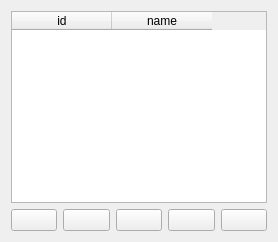
                <widget class="QWidget" name="page_data_base_gender">
                 <layout class="QGridLayout" name="gridLayout_61">
                  <item row="0" column="0">
                   <widget class="QTableWidget" name="table_gender">
                    <column>
                     <property name="text">
                      <string>id</string>
                     </property>
                    </column>
                    <column>
                     <property name="text">
                      <string>name</string>
                     </property>
                    </column>
                   </widget>
                  </item>
                  <item row="1" column="0">
                   <layout class="QHBoxLayout" name="horizontalLayout_26">
                    <item>
                     <widget class="QPushButton" name="btn_back_gender">
                      <property name="text">
                       <string/>
                      </property>
                      <property name="icon">
                       <iconset resource="../resources/res.qrc">
                        <normaloff>:/icon/icons/arrow-small-left.png</normaloff>:/icon/icons/arrow-small-left.png</iconset>
                      </property>
                      <property name="iconSize">
                       <size>
                        <width>30</width>
                        <height>50</height>
                       </size>
                      </property>
                      <property name="checkable">
                       <bool>true</bool>
                      </property>
                     </widget>
                    </item>
                    <item>
                     <widget class="QPushButton" name="btn_search_gender">
                      <property name="text">
                       <string/>
                      </property>
                      <property name="icon">
                       <iconset resource="../resources/res.qrc">
                        <normaloff>:/icon/icons/search.png</normaloff>:/icon/icons/search.png</iconset>
                      </property>
                      <property name="iconSize">
                       <size>
                        <width>30</width>
                        <height>50</height>
                       </size>
                      </property>
                     </widget>
                    </item>
                    <item>
                     <widget class="QPushButton" name="btn_edit_gender">
                      <property name="text">
                       <string/>
                      </property>
                      <property name="icon">
                       <iconset resource="../resources/res.qrc">
                        <normaloff>:/icon/icons/pencil.png</normaloff>:/icon/icons/pencil.png</iconset>
                      </property>
                      <property name="iconSize">
                       <size>
                        <width>30</width>
                        <height>50</height>
                       </size>
                      </property>
                     </widget>
                    </item>
                    <item>
                     <widget class="QPushButton" name="btn_insert_gender">
                      <property name="text">
                       <string/>
                      </property>
                      <property name="icon">
                       <iconset resource="../resources/res.qrc">
                        <normaloff>:/icon/icons/icons8-plus-24 (2).png</normaloff>:/icon/icons/icons8-plus-24 (2).png</iconset>
                      </property>
                      <property name="iconSize">
                       <size>
                        <width>50</width>
                        <height>50</height>
                       </size>
                      </property>
                     </widget>
                    </item>
                    <item>
                     <widget class="QPushButton" name="btn_delete_gender">
                      <property name="text">
                       <string/>
                      </property>
                      <property name="icon">
                       <iconset resource="../resources/res.qrc">
                        <normaloff>:/icon/icons/icons8-trash-50 (1).png</normaloff>:/icon/icons/icons8-trash-50 (1).png</iconset>
                      </property>
                      <property name="iconSize">
                       <size>
                        <width>30</width>
                        <height>50</height>
                       </size>
                      </property>
                     </widget>
                    </item>
                   </layout>
                  </item>
                 </layout>
                </widget>
